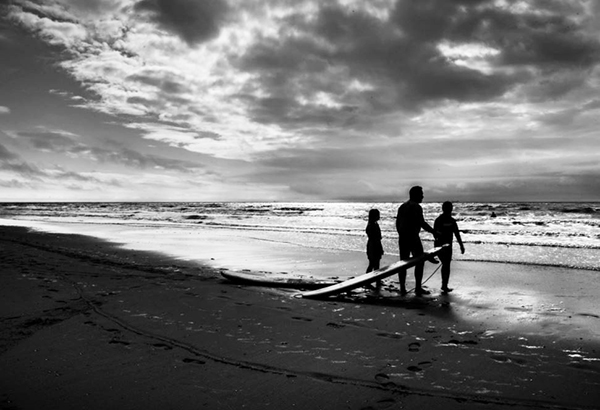
#> input picture GA/Genetic-drawing/example.jpg, 600 x 410 px
$ jupyter execute --allow-errors GeneticDrawing.ipynb   (older library calls are emulated)
#> lines starting #> are read from the running program, lines starting #| are printed output that depends on the picture
### GA/Genetic-drawing/genetic_drawing.py
import cv2
import numpy as np
import time
import matplotlib.pyplot as plt
import string
import random
from IPython.display import clear_output

class GeneticDrawing:
    def __init__(self, img_path, seed=0, brushesRange=[[0.1, 0.3], [0.3, 0.7]]):
#> called with img_path = 'example.jpg', seed = 1.8e+09
        self.original_img = cv2.imread(img_path)
#> self.original_img is the input picture: shape (410, 600, 3); min 0, max 255, mean 116.6
        self.img_grey = cv2.cvtColor(self.original_img,cv2.COLOR_BGR2GRAY)
        self.img_grads = self._imgGradient(self.img_grey)
        self.myDNA = None
        self.seed = seed
        self.brushesRange = brushesRange
        self.sampling_mask = None

        #start with an empty black img
        self.imgBuffer = [np.zeros((self.img_grey.shape[0], self.img_grey.shape[1]), np.uint8)]

    def generate(self, stages=10, generations=100, brushstrokesCount=10, show_progress_imgs=True):
        for s in range(stages):
            #initialize new DNA
            if self.sampling_mask is not None:
                sampling_mask = self.sampling_mask
            else:
                sampling_mask = self.create_sampling_mask(s, stages)
            self.myDNA = DNA(self.img_grey.shape,
                            self.img_grads,
                            self.calcBrushRange(s, stages),
                            canvas=self.imgBuffer[-1],
                            sampling_mask=sampling_mask)
            self.myDNA.initRandom(self.img_grey, brushstrokesCount, self.seed + time.time() + s)
            #evolve DNA
            for g in range(generations):
                self.myDNA.evolveDNASeq(self.img_grey, self.seed + time.time() + g)
                clear_output(wait=True)
                print("Stage ", s+1, ". Generation ", g+1, "/", generations)
                if show_progress_imgs is True:
                    #plt.imshow(sampling_mask, cmap='gray')
                    plt.imshow(self.myDNA.get_cached_image(), cmap='gray')
                    plt.show()
            self.imgBuffer.append(self.myDNA.get_cached_image())
        return self.myDNA.get_cached_image()

    def calcBrushRange(self, stage, total_stages):
        return [self._calcBrushSize(self.brushesRange[0], stage, total_stages), self._calcBrushSize(self.brushesRange[1], stage, total_stages)]

    def set_brush_range(self, ranges):
        self.brushesRange = ranges

    def set_sampling_mask(self, img_path):
        self.sampling_mask = cv2.cvtColor(cv2.imread(img_path),cv2.COLOR_BGR2GRAY)

    def create_sampling_mask(self, s, stages):
        percent = 0.2
        start_stage = int(stages*percent)
        sampling_mask = None
        if s >= start_stage:
            t = (1.0 - (s-start_stage)/max(stages-start_stage-1,1)) * 0.25 + 0.005
            sampling_mask = self.calc_sampling_mask(t)
        return sampling_mask

    '''
    we'd like to "guide" the brushtrokes along the image gradient direction, if such direction has large magnitude
    in places of low magnitude, we allow for more deviation from the direction.
    this function precalculates angles and their magnitudes for later use inside DNA class
    '''
    def _imgGradient(self, img):
        #convert to 0 to 1 float representation
        img = np.float32(img) / 255.0
        # Calculate gradient
        gx = cv2.Sobel(img, cv2.CV_32F, 1, 0, ksize=1)
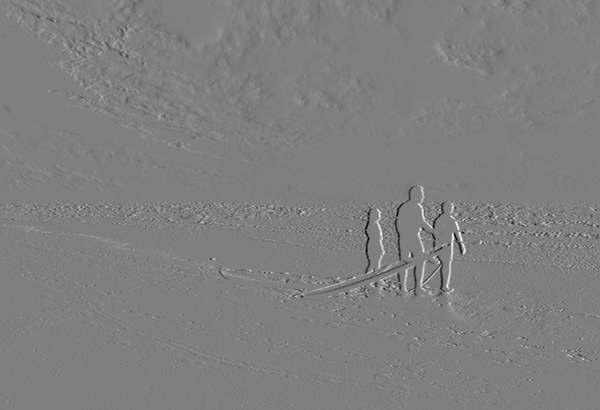
#> gx: shape (410, 600) float32; min -0.992, max 0.996, mean 0.000617; drawn with min black and max white
        gy = cv2.Sobel(img, cv2.CV_32F, 0, 1, ksize=1)
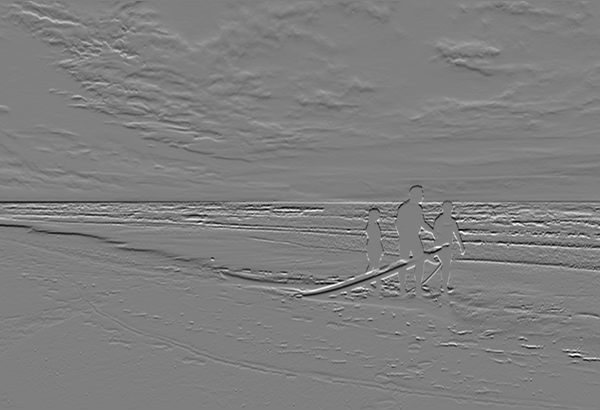
#> gy: shape (410, 600) float32; min -1, max 1, mean -0.00187; drawn with min black and max white
        # Python Calculate gradient magnitude and direction ( in degrees )
        mag, angle = cv2.cartToPolar(gx, gy, angleInDegrees=True)
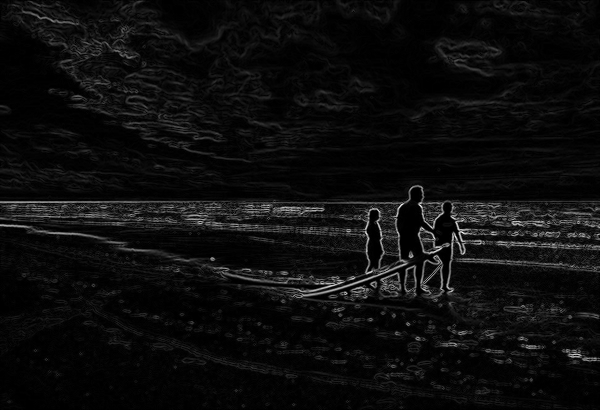
#> mag: shape (410, 600) float32; min 0, max 1.32, mean 0.0696; drawn with min black and max white
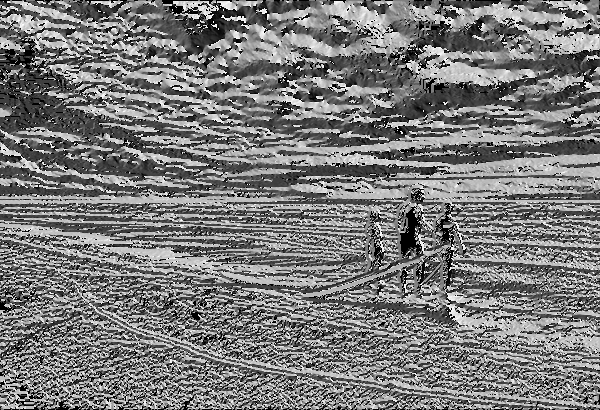
#> angle: shape (410, 600) float32; min 0, max 359.6, mean 172.4; drawn with min black and max white
        #normalize magnitudes
        mag /= np.max(mag)
        #lower contrast
        mag = np.power(mag, 0.3)
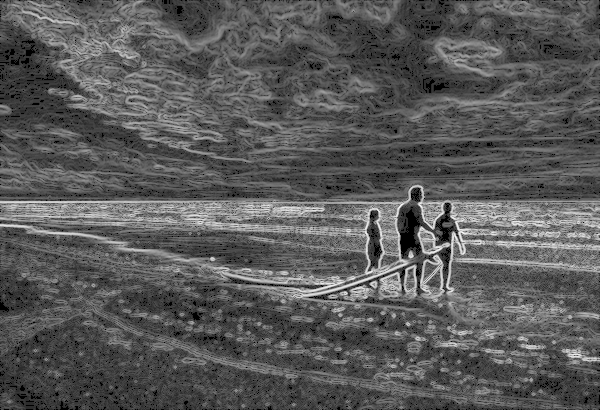
#> mag: shape (410, 600) float32; min 0, max 1, mean 0.352
        return mag, angle

    # [14 lines left out: function calc_sampling_mask, not called in this run]


    def _calcBrushSize(self, brange, stage, total_stages):
        bmin = brange[0]
        bmax = brange[1]
        t = stage/max(total_stages-1, 1)
        return (bmax-bmin)*(-t*t+1)+bmin


def util_sample_from_img(img):
    #possible positions to sample
    pos = np.indices(dimensions=img.shape)
    pos = pos.reshape(2, pos.shape[1]*pos.shape[2])
    img_flat = np.clip(img.flatten() / img.flatten().sum(), 0.0, 1.0)
    return pos[:, np.random.choice(np.arange(pos.shape[1]), 1, p=img_flat)]

class DNA:

    def __init__(self, bound, img_gradient, brushstrokes_range, canvas=None, sampling_mask=None):
        self.DNASeq = []
        self.bound = bound

        #CTRLS
        self.minSize = brushstrokes_range[0] #0.1 #0.3
        self.maxSize = brushstrokes_range[1] #0.3 # 0.7
        self.maxBrushNumber = 4
        self.brushSide = 300 #brush image resolution in pixels
        self.padding = int(self.brushSide*self.maxSize / 2 + 5)

        self.canvas = canvas

        #IMG GRADIENT
        self.imgMag = img_gradient[0]
        self.imgAngles = img_gradient[1]

        #OTHER
        self.brushes = self.preload_brushes('brushes/watercolor/', self.maxBrushNumber)
        self.sampling_mask = sampling_mask

        #CACHE
        self.cached_image = None
        self.cached_error = None

    def preload_brushes(self, path, maxBrushNumber):
        imgs = []
        for i in range(maxBrushNumber):
            imgs.append(cv2.imread(path + str(i) +'.jpg'))
        return imgs

    def gen_new_positions(self):
        if self.sampling_mask is not None:
            pos = util_sample_from_img(self.sampling_mask)
            posY = pos[0][0]
            posX = pos[1][0]
        else:
            posY = int(random.randrange(0, self.bound[0]))
            posX = int(random.randrange(0, self.bound[1]))
        return [posY, posX]

    def initRandom(self, target_image, count, seed):
        #initialize random DNA sequence
        for i in range(count):
            #random color
            color = random.randrange(0, 255)
            #random size
            random.seed(seed-i+4)
            size = random.random()*(self.maxSize-self.minSize) + self.minSize
            #random pos
            posY, posX = self.gen_new_positions()
            #random rotation
            '''
            start with the angle from image gradient
            based on magnitude of that angle direction, adjust the random angle offset.
            So in places of high magnitude, we are more likely to follow the angle with our brushstroke.
            In places of low magnitude, we can have a more random brushstroke direction.
            '''
            random.seed(seed*i/4.0-5)
            localMag = self.imgMag[posY][posX]
            localAngle = self.imgAngles[posY][posX] + 90 #perpendicular to the dir
            rotation = random.randrange(-180, 180)*(1-localMag) + localAngle
            #random brush number
            brushNumber = random.randrange(1, self.maxBrushNumber)
            #append data
            self.DNASeq.append([color, posY, posX, size, rotation, brushNumber])
        #calculate cache error and image
        self.cached_error, self_cached_image = self.calcTotalError(target_image)

    def get_cached_image(self):
        return self.cached_image

    def calcTotalError(self, inImg):
        return self.__calcError(self.DNASeq, inImg)

    def __calcError(self, DNASeq, inImg):
        #draw the DNA
        myImg = self.drawAll(DNASeq)

        #compare the DNA to img and calc fitness only in the ROI
        diff1 = cv2.subtract(inImg, myImg) #values are too low
        diff2 = cv2.subtract(myImg,inImg) #values are too high
        totalDiff = cv2.add(diff1, diff2)
        totalDiff = np.sum(totalDiff)
        return (totalDiff, myImg)

    def draw(self):
        myImg = self.drawAll(self.DNASeq)
        return myImg

    def drawAll(self, DNASeq):
        #set image to pre generated
        if self.canvas is None: #if we do not have an image specified
            inImg = np.zeros((self.bound[0], self.bound[1]), np.uint8)
        else:
            inImg = np.copy(self.canvas)
        #apply padding
        p = self.padding
        inImg = cv2.copyMakeBorder(inImg, p,p,p,p,cv2.BORDER_CONSTANT,value=[0,0,0])
        #draw every DNA
        for i in range(len(DNASeq)):
            inImg = self.__drawDNA(DNASeq[i], inImg)
        #remove padding
        y = inImg.shape[0]
        x = inImg.shape[1]
        return inImg[p:(y-p), p:(x-p)]

    def __drawDNA(self, DNA, inImg):
        #get DNA data
        color = DNA[0]
        posX = int(DNA[2]) + self.padding #add padding since indices have shifted
        posY = int(DNA[1]) + self.padding
        size = DNA[3]
        rotation = DNA[4]
        brushNumber = int(DNA[5])

        #load brush alpha
        brushImg = self.brushes[brushNumber]
        #resize the brush
        brushImg = cv2.resize(brushImg,None,fx=size, fy=size, interpolation = cv2.INTER_CUBIC)
        #rotate
        brushImg = self.__rotateImg(brushImg, rotation)
        #brush img data
        brushImg = cv2.cvtColor(brushImg,cv2.COLOR_BGR2GRAY)
        rows, cols = brushImg.shape

        #create a colored canvas
        myClr = np.copy(brushImg)
        myClr[:, :] = color

        #find ROI
        inImg_rows, inImg_cols = inImg.shape
        y_min = int(posY - rows/2)
        y_max = int(posY + (rows - rows/2))
        x_min = int(posX - cols/2)
        x_max = int(posX + (cols - cols/2))

        # Convert uint8 to float
        foreground = myClr[0:rows, 0:cols].astype(float)
        background = inImg[y_min:y_max,x_min:x_max].astype(float) #get ROI
        # Normalize the alpha mask to keep intensity between 0 and 1
        alpha = brushImg.astype(float)/255.0


        try:
            # Multiply the foreground with the alpha matte
            foreground = cv2.multiply(alpha, foreground)

            # Multiply the background with ( 1 - alpha )
            background = cv2.multiply(np.clip((1.0 - alpha), 0.0, 1.0), background)
            # Add the masked foreground and background.
            outImage = (np.clip(cv2.add(foreground, background), 0.0, 255.0)).astype(np.uint8)

            inImg[y_min:y_max, x_min:x_max] = outImage
        except:
            print('------ \n', 'in image ',inImg.shape)
            print('pivot: ', posY, posX)
            print('brush size: ', self.brushSide)
            print('brush shape: ', brushImg.shape)
            print(" Y range: ", rangeY, 'X range: ', rangeX)
            print('bg coord: ', posY, posY+rangeY, posX, posX+rangeX)
            print('fg: ', foreground.shape)
            print('bg: ', background.shape)
            print('alpha: ', alpha.shape)

        return inImg


    # [54 lines left out: functions __rotateImg, __evolveDNA, not called in this run]

    def evolveDNASeq(self, inImg, seed):
        for i in range(len(self.DNASeq)):
            self.__evolveDNA(i, inImg, seed)

### GA/Genetic-drawing/GeneticDrawing.ipynb
[cell 1]
import cv2
import os
import time
from IPython.display import clear_output
from genetic_drawing import *

[cell 2]
#load the example image and set the generator for 100 stages with 20 generations each
gen = GeneticDrawing('example.jpg', seed=time.time())
#> (the rest of this cell did not finish here and is left out)

#> the loop in generate, `for s in range(stages):` made 1 pass
#> after the loop in generate, `for s in range(stages):`: self.imgBuffer = 1 item

[cell 3]
#load a custom mask and set a smaller brush size for finer details
gen.sampling_mask = cv2.cvtColor(cv2.imread("mask.jpg"), cv2.COLOR_BGR2GRAY)
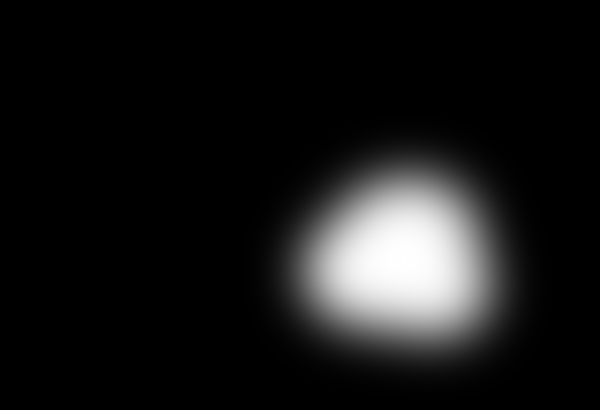
#> input picture GA/Genetic-drawing/mask.jpg, 600 x 410 px
#> gen.sampling_mask: shape (410, 600); min 0, max 255, mean 23.2
gen.brushesRange = [[0.05, 0.1], [0.1, 0.2]]
#keep drawing on top of our previous result
#> (the rest of this cell did not finish here and is left out)

#> the loop in generate, `for s in range(stages):` made 1 pass

[cell 4]
#save all the images from the image buffer
if not os.path.exists('out'):
    os.mkdir("out")
for i in range(len(gen.imgBuffer)):
    cv2.imwrite(os.path.join("out", f"{i:06d}.png"), gen.imgBuffer[i])
#> this loop made 1 pass
#if you want to save only last image, run below
# cv2.imwrite("out/final.png', out)
